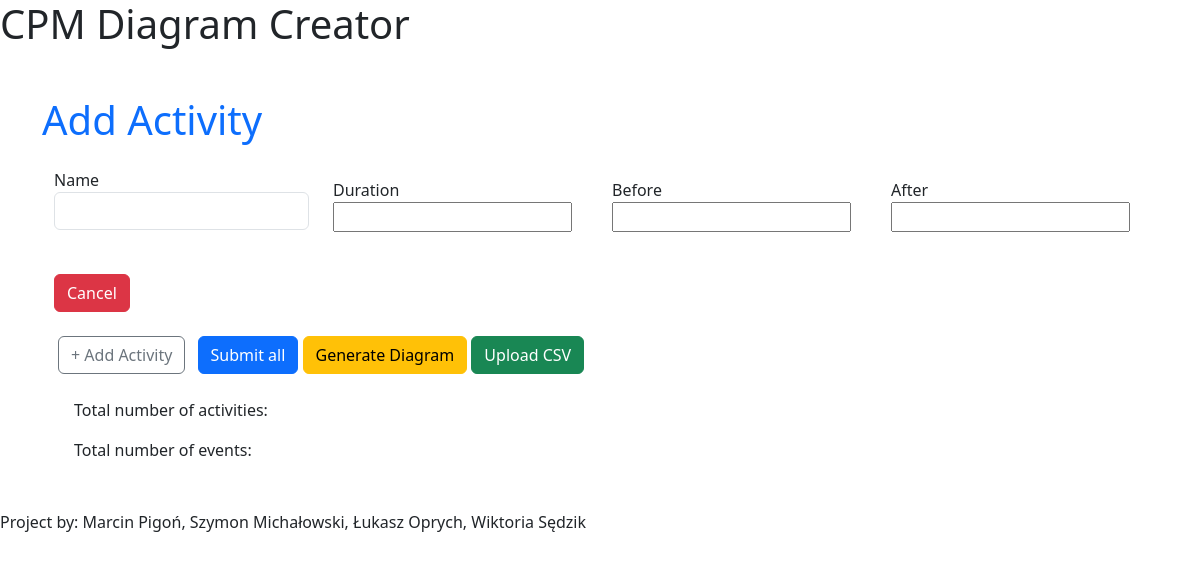
Before: / with the older database file.
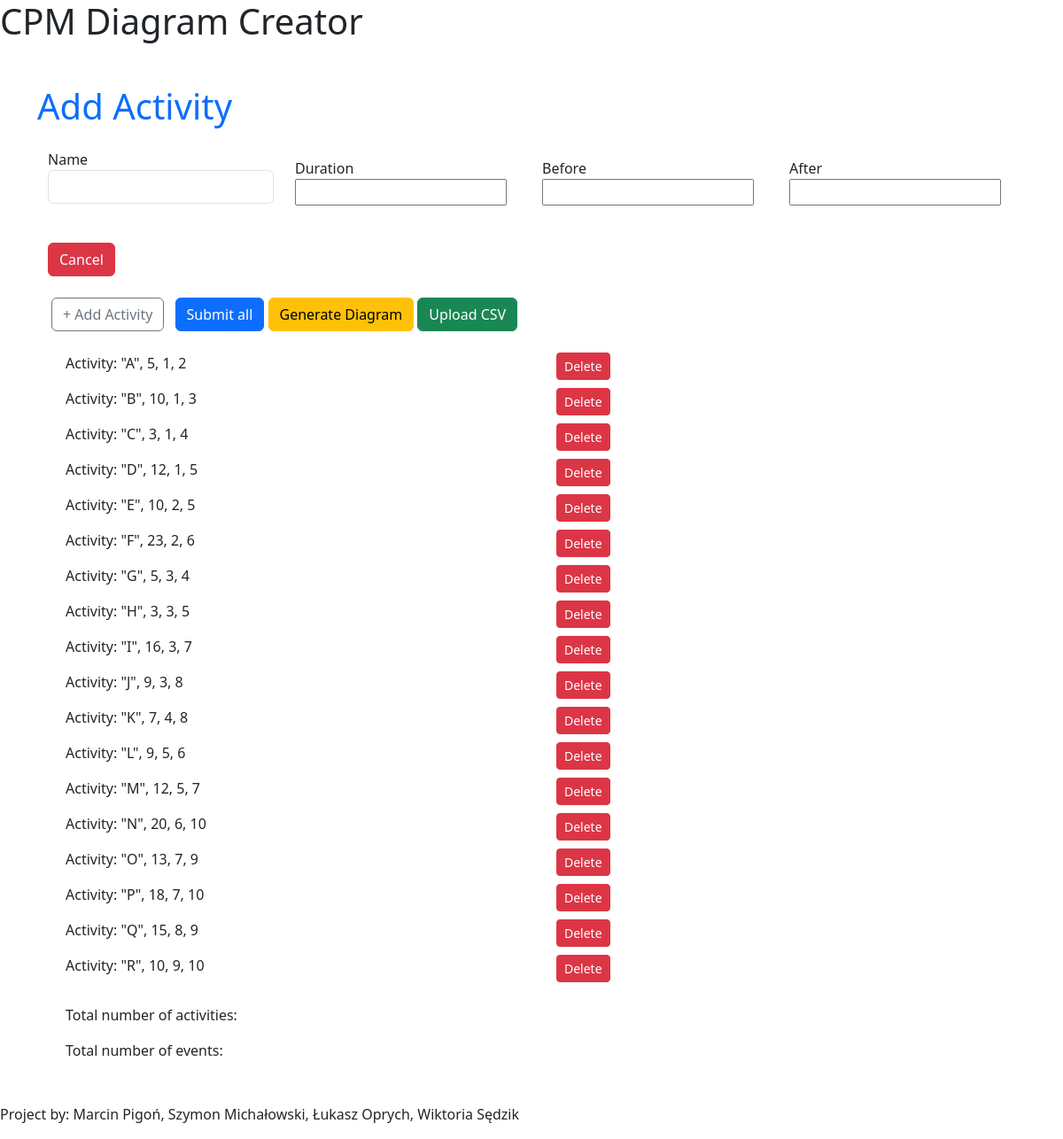
After: the same page with the newer database file.
### CPM/models.py (models this page shows)
class Czynnosc(models.Model):
    name = models.CharField(max_length=20)
    duration = models.IntegerField(validators=[MinValueValidator(1), MaxValueValidator(1000)])
    before = models.IntegerField(validators=[MinValueValidator(1)])
    after = models.IntegerField(validators=[MinValueValidator(1)])

### CPM/views.py (the view)
# urls.py: path("", views.index, name="index"),
def index(request):
    czynnosci = Czynnosc.objects.all().order_by('name')
    context = {'form' : ActivityForm(), 'activities': czynnosci}
    return render(request, 'enter_activities.html', context)

### CPM/forms.py
class ActivityForm(forms.ModelForm):
    class Meta:
        model = Czynnosc
        fields = ('name', 'duration', 'before', 'after')
        widgets = {
            'name': forms.TextInput(attrs={'class': 'form-control'})
        }

### CPM/templates/enter_activities.html (shortened to what this page needs)
{% extends 'base.html' %}
{% block content %}
    <h1 class="mb-4 text-primary">Add Activity</h1>
    <div id="activity-forms">
        {% include 'partials/form.html' %}
    </div>
    <div class="my-4 mx-3">
        <button type="button" class="btn btn-outline-secondary me-2"
                hx-get="{% url 'create-activity' %}"
                hx-target="#activity-forms"
                hx-swap="beforeend">+ Add Activity</button>
        <button type="button" class="btn btn-primary" id="submit-all">Submit all</button>
        <button type="button" class="btn btn-warning" id="generate-diagram"
                hx-get="{% url 'generate-diagram' %}"
                hx-target="#diagram-info"
                hx-swap="outerHTML">Generate Diagram</button>
        <a href="{% url 'upload' %}" type="button" class="btn btn-success" id="generate-csv">Upload CSV</a>
    </div>
    <ul id="activity-list">
        {% for activity in activities %}
            {% include 'partials/activity.html' %}
        {% endfor %}
    </ul>
    <ul id="diagram-info">
        <p>Total number of activities: {{ activity_count }}</p>
        <p>Total number of events: {{ event_count }}</p>
    </ul>
{% endblock %}

### CPM/templates/base.html (shortened to what this page needs)
<!DOCTYPE html>
<html lang="en">
<head>
    <link href="https://cdn.jsdelivr.net/npm/bootstrap@5.3.0-alpha1/dist/css/bootstrap.min.css" rel="stylesheet">
</head>
<body>
    <header>
        <h1>CPM Diagram Creator</h1>
    </header>
    <main hx-headers='{"X-CSRFToken": "{{ csrf_token }}"}'>
        <div class="container mt-5" >
            {% block content %}{% endblock %}
        </div>
    </main>
    <footer>
        <p class="mt-5">Project by: Marcin Pigoń, Szymon Michałowski, Łukasz Oprych, Wiktoria Sędzik</p>
    </footer>
</body>
</html>

### CPM/templates/partials/form.html
<div class="container">
    <form hx-post="{% url 'create-activity' %}" hx-swap="beforeend" hx-on="htmx:afterRequest: this.remove()"
    hx-trigger="click from:#submit-all">
        <div class="row">
            <div class="col-5 col-md-3 mb-3">
                    <label for="{{ form.name.id_for_label }}" class="me-2">{{ form.name.label }}</label>
                    {{ form.name }}
            </div>
            <div class="col">
                <label style="margin-top: 10px;" for="{{ form.duration.id_for_label }}">{{ form.duration.label }}</label>
                {{ form.duration }}
            </div>
            <div class="col">
                <label style="margin-top: 10px;" for="{{ form.before.id_for_label }}">{{ form.before.label }}</label>
                {{ form.before }}
            </div>
            <div class="col">
                <label style="margin-top: 10px;" for="{{ form.after.id_for_label }}">{{ form.after.label }}</label>
                {{ form.after }}
            </div>
            <div class="col" style="margin-top: 10px;">
                <button type="button" class="btn btn-danger" style="margin-top: 18px;"
                hx-on="click: this.closest('form').remove()">Cancel</button>
            </div>
        </div>
    </form>
</div>

### CPM/templates/partials/activity.html
<div class="row justify-content-md-center">
    <div class="col">
        <p>Activity: "{{ activity.name }}", {{ activity.duration }}, {{ activity.before }}, {{ activity.after }}</p>
    </div>
    <div class="col">
        <a href="{% url 'delete-activity' activity.id %}" class="btn btn-danger btn-sm" >Delete</a>
    </div>
</div>

Changed rows visible on the page:
added Czynnosc: name "A", duration "5", before "1", after "2"
added Czynnosc: name "B", duration "10", before "1", after "3"
added Czynnosc: name "C", duration "3", before "1", after "4"
added Czynnosc: name "D", duration "12", before "1", after "5"
added Czynnosc: name "E", duration "10", before "2", after "5"
added Czynnosc: name "F", duration "23", before "2", after "6"
added Czynnosc: name "G", duration "5", before "3", after "4"
added Czynnosc: name "H", duration "3", before "3", after "5"
added Czynnosc: name "I", duration "16", before "3", after "7"
added Czynnosc: name "J", duration "9", before "3", after "8"
added Czynnosc: name "K", duration "7", before "4", after "8"
added Czynnosc: name "L", duration "9", before "5", after "6"
added Czynnosc: name "M", duration "12", before "5", after "7"
added Czynnosc: name "N", duration "20", before "6", after "10"
added Czynnosc: name "O", duration "13", before "7", after "9"
added Czynnosc: name "P", duration "18", before "7", after "10"
added Czynnosc: name "Q", duration "15", before "8", after "9"
added Czynnosc: name "R", duration "10", before "9", after "10"
